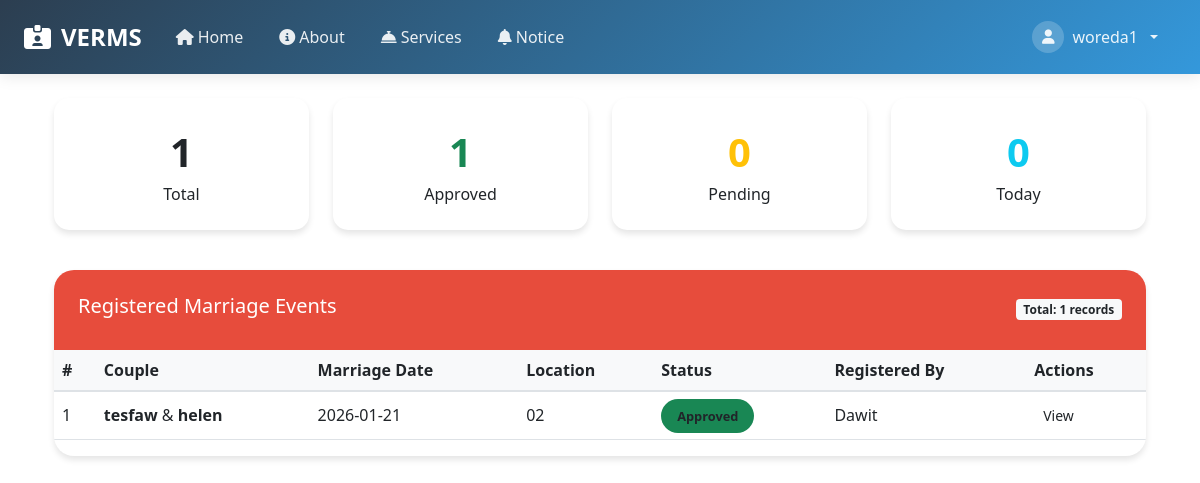
The page /woreda_officer/marriage.php (signed in) on the database its author committed.
### tables this page shows
CREATE TABLE `woredas` (
  `id` int(11) NOT NULL,
  `zone_id` int(11) NOT NULL,
  `woreda_name` varchar(100) NOT NULL,
  `phone` varchar(20) NOT NULL,
  `woreda_officer_id` int(11) NOT NULL,
  `created_at` timestamp NOT NULL DEFAULT current_timestamp()
);

CREATE TABLE `marriage_events` (
  `id` int(11) NOT NULL,
  `user_id` int(11) DEFAULT NULL,
  `form_number` varchar(50) DEFAULT NULL,
  `registration_uid` varchar(50) DEFAULT NULL,
  `husband_name` varchar(100) DEFAULT NULL,
  `wife_name` varchar(100) DEFAULT NULL,
  `marriage_date` date DEFAULT NULL,
  `witness_1` varchar(100) DEFAULT NULL,
  `witness_2` varchar(100) DEFAULT NULL,
  `registered_date` date DEFAULT NULL,
  `issue_date` date DEFAULT NULL,
  `husband_photo` varchar(255) DEFAULT NULL,
  `wife_photo` varchar(255) DEFAULT NULL,
  `notes` text DEFAULT NULL,
  `status` enum('Pending','Paid','Approved','Rejected') DEFAULT 'Pending',
  `created_at` timestamp NOT NULL DEFAULT current_timestamp(),
  `place_of_marriage` varchar(100) DEFAULT NULL
);

CREATE TABLE `kebeles` (
  `id` int(11) NOT NULL,
  `zone_id` int(11) NOT NULL,
  `woreda_id` int(11) NOT NULL,
  `kebele_name` varchar(100) NOT NULL,
  `phone` varchar(20) NOT NULL,
  `kebele_officer_id` int(11) NOT NULL,
  `created_at` timestamp NOT NULL DEFAULT current_timestamp()
);

CREATE TABLE `users` (
  `id` int(11) NOT NULL,
  `fullname` varchar(100) NOT NULL,
  `username` varchar(50) NOT NULL,
  `email` varchar(100) NOT NULL,
  `phone` varchar(30) NOT NULL,
  `kebele` varchar(100) NOT NULL,
  `woreda` varchar(100) NOT NULL,
  `zone` varchar(100) NOT NULL,
  `password` varchar(255) NOT NULL,
  `role` enum('kebele','woreda','zone','admin','citizen','statistician') NOT NULL,
  `status` enum('active','inactive') DEFAULT 'active',
  `active` tinyint(1) DEFAULT 1,
  `created_at` timestamp NOT NULL DEFAULT current_timestamp(),
  `security_answer` varchar(255) DEFAULT NULL,
  `security_question` varchar(255) DEFAULT NULL
);

### woreda_officer/marriage.php (the view, shortened to what this page needs)
<?php
require_once '../includes/db_connection.php';
$user_id = intval($_SESSION['user_id']);
$woreda_row = $conn->query(
    "SELECT id, woreda_name FROM woredas WHERE woreda_officer_id = $user_id"
)->fetch_assoc();
$woreda_id = $woreda_row ? $woreda_row['id'] : 0;
$marriage_events = $conn->query("
    SELECT m.*, u.fullname AS registered_by, k.kebele_name AS kebele_name
    FROM marriage_events m
    JOIN users u ON m.user_id = u.id
    JOIN kebeles k ON m.place_of_marriage = k.id
    WHERE k.woreda_id = $woreda_id
    ORDER BY m.created_at DESC
");
$total_marriages = $marriage_events->num_rows;
$approved_marriages = $conn->query("SELECT COUNT(*) as count FROM marriage_events m JOIN kebeles k ON m.place_of_marriage = k.id WHERE k.woreda_id = $woreda_id AND m.status = 'Approved'")->fetch_assoc()['count'];
$pending_marriages = $conn->query("SELECT COUNT(*) as count FROM marriage_events m JOIN kebeles k ON m.place_of_marriage = k.id WHERE k.woreda_id = $woreda_id AND m.status = 'Pending'")->fetch_assoc()['count'];
$today_marriages = $conn->query("SELECT COUNT(*) as count FROM marriage_events m JOIN kebeles k ON m.place_of_marriage = k.id WHERE k.woreda_id = $woreda_id AND DATE(m.created_at) = CURDATE()")->fetch_assoc()['count'];
?>
<!DOCTYPE html>
<html lang="en">
<head>
    <link rel="stylesheet" href="https://cdn.jsdelivr.net/npm/bootstrap@5.3.0/dist/css/bootstrap.min.css">
    <link rel="stylesheet" href="https://cdnjs.cloudflare.com/ajax/libs/font-awesome/6.4.0/css/all.min.css">
</head>
<body>
<?php include '../includes/header.php'; ?>
<div class="container mt-4">
    <div class="row mb-4">
        <div class="col-md-3 mb-3"><div class="stat-card text-center"><div class="stat-number"><?= $total_marriages ?></div><div>Total</div></div></div>
        <div class="col-md-3 mb-3"><div class="stat-card text-center"><div class="stat-number text-success"><?= $approved_marriages ?></div><div>Approved</div></div></div>
        <div class="col-md-3 mb-3"><div class="stat-card text-center"><div class="stat-number text-warning"><?= $pending_marriages ?></div><div>Pending</div></div></div>
        <div class="col-md-3 mb-3"><div class="stat-card text-center"><div class="stat-number text-info"><?= $today_marriages ?></div><div>Today</div></div></div>
    </div>
    <div class="main-card">
        <div class="card-header-custom d-flex justify-content-between align-items-center">
            <h5>Registered Marriage Events</h5>
            <span class="badge bg-light text-dark">Total: <?= $total_marriages ?> records</span>
        </div>
        <div class="card-body p-0">
            <?php if ($marriage_events && $marriage_events->num_rows > 0): ?>
                <div class="table-responsive">
                    <table class="table table-custom table-hover align-middle">
                        <thead>
                            <tr>
                                <th>#</th>
                                <th>Couple</th>
                                <th>Marriage Date</th>
                                <th>Location</th>
                                <th>Status</th>
                                <th>Registered By</th>
                                <th>Actions</th>
                            </tr>
                        </thead>
                        <tbody>
                            <?php $i=1; while($row=$marriage_events->fetch_assoc()): ?>
                                <tr>
                                    <td><?= $i++ ?></td>
                                    <td>
                                        <strong><?= htmlspecialchars($row['husband_name']) ?></strong> & <strong><?= htmlspecialchars($row['wife_name']) ?></strong>
                                    </td>
                                    <td><?= htmlspecialchars($row['marriage_date']) ?></td>
                                    <td><?= htmlspecialchars($row['kebele_name']) ?></td>
                                    <td><span class="badge-status bg-<?= $row['status']=='Approved'?'success':($row['status']=='Paid'?'primary':'warning') ?>"><?= htmlspecialchars($row['status']) ?></span></td>
                                    <td><?= htmlspecialchars($row['registered_by']) ?></td>
                                    <td><a href="?view_id=<?= $row['id'] ?>" class="btn btn-view btn-sm">View</a></td>
                                </tr>
                            <?php endwhile; ?>
                        </tbody>
                    </table>
                </div>
            <?php endif; ?>
        </div>
    </div>
</div>
</body>
</html>

### woreda_officer/marriage.php (style rules this page uses)
body { background: #f5f7fa; font-family: 'Segoe UI', sans-serif; }
.stat-card { border-radius: 15px; padding: 1.5rem; background:white; box-shadow:0 4px 6px rgba(0,0,0,0.1); transition:0.3s; }
.stat-number { font-size:2.5rem; font-weight:700; }
.main-card { background:white; border-radius:20px; box-shadow:0 4px 6px rgba(0,0,0,0.1); overflow:hidden; }
.card-header-custom { background:#e74c3c; color:white; padding:1.5rem; border-bottom:none; }
.table-custom { margin-bottom:0; }
.table-custom thead th { background:#f8f9fa; border-bottom:2px solid #dee2e6; }
.badge-status { padding:0.5rem 1rem; border-radius:20px; font-weight:600; font-size:0.8rem; }
.btn-view { background:#3498db; color:white; }

### includes/header.php (style rules this page uses)
:root { --primary-color: #2c3e50; --secondary-color: #3498db; --accent-color: #e74c3c; --success-color: #27ae60; --warning-color: #f39c12; --light-color: #ecf0f1; --dark-color: #2c3e50; --gradient-primary: linear-gradient(135deg, #2c3e50 0%, #3498db 100%); --gradient-secondary: linear-gradient(135deg, #3498db 0%, #2c3e50 100%); --shadow: 0 4px 6px rgba(0, 0, 0, 0.1); --transition: all 0.3s ease; }

### rows shown on the page
woredas: id "1"
marriage_events: husband_name "tesfaw", wife_name "helen", marriage_date "2026-01-21", kebeles.kebele_name "02", status "Approved", user.fullname "Dawit"

### other values the page prints
$_SESSION['username'] "woreda1"
$total_marriages "1"
$pending_marriages "0"
$today_marriages "0"
